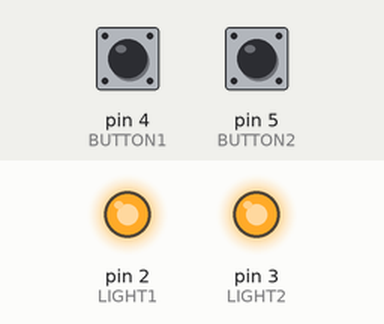
The sketch below on a simulated Arduino Uno, built with avr-gcc and run on an emulated ATmega328P. Shown: output pins drawn as LEDs (lit = HIGH). The inputs (shaded band) are chosen by the test bench; at power-on: pin 4 (BUTTON1) HIGH, pin 5 (BUTTON2) HIGH.

Above: at 1.2 s.
1.3 s: pin 4 (BUTTON1) pulled LOW for 0.15 s
At 1.37 s:
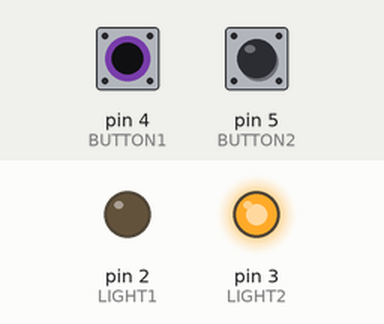
2.9 s: pin 5 (BUTTON2) pulled LOW for 0.15 s
At 2.97 s:
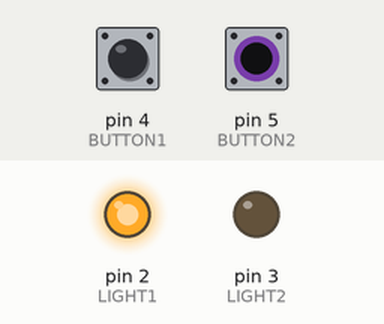
4.5 s: pin 5 (BUTTON2) pulled LOW for 3.2 s
At 8.7 s:
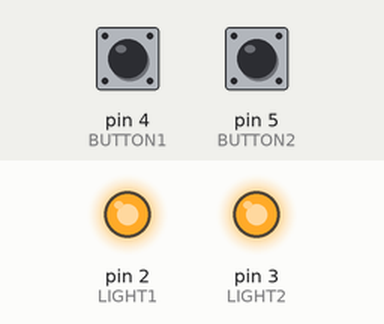
9.2 s: pin 4 (BUTTON1) pulled LOW for 3.2 s
At 9.8 s:
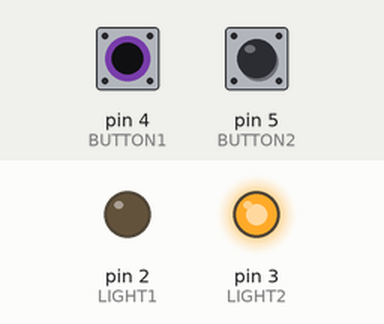
13.9 s: pin 4 (BUTTON1) driven LOW and pin 5 (BUTTON2) driven LOW
At 14.6 s:
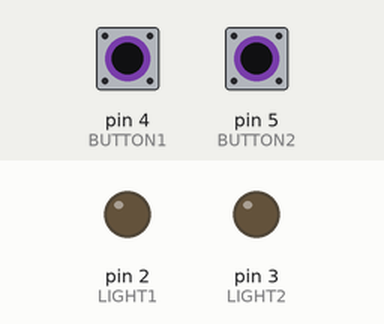
Timing chart, 0 to 16.4 s (numbered marks = the images above; inputs shaded):
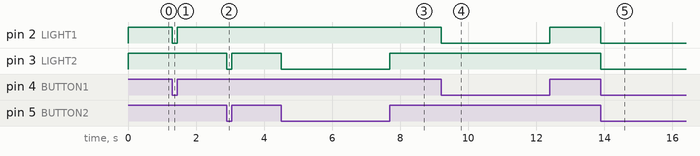

The sketch:

TurnSignal1.ino
```cpp
/*
  TurnSignal1 - First crack at a Turn Signal controller.

  This version uses 2 buttons or a SPDT switch with the common pin grounded.
   * Pins 2,3:  Active-low outputs to the relay module inputs.  Basically,
     grounding those relay inputs activates the relays.
   * Pins 4-5:  Active-low inputs from the buttons or switches.

  As written, the Arduino is just acting like a relay, because the buttons
     could be connected directly to the relay to accomplish the same thing.
     The program structure is looking forward toward future designs.
 */

#define  LIGHT1 2
#define  LIGHT2 3
#define BUTTON1 4
#define BUTTON2 5


// the setup function runs once when you press reset or power the board
void setup() {
  pinMode(LIGHT1, OUTPUT); digitalWrite(LIGHT1, HIGH);
  pinMode(LIGHT2, OUTPUT); digitalWrite(LIGHT2, HIGH);

  pinMode(BUTTON1, INPUT_PULLUP);
  pinMode(BUTTON2, INPUT_PULLUP);
}

// the loop function runs over and over again forever
void loop() {

  if (digitalRead(BUTTON1) == LOW) {
    digitalWrite(LIGHT1, LOW);
  } else {
    digitalWrite(LIGHT1, HIGH);
  }

  if (digitalRead(BUTTON2) == LOW) {
    digitalWrite(LIGHT2, LOW);
  } else {
    digitalWrite(LIGHT2, HIGH);
  }

}
```

Measured:
- after the input at 1.3 s, pin 2 (LIGHT1): HIGH → LOW at once, → HIGH 0.15 s later
- after the input at 2.9 s, pin 3 (LIGHT2): HIGH → LOW at once, → HIGH 0.15 s later
- after the input at 4.5 s, pin 3 (LIGHT2): HIGH → LOW at once, → HIGH 3.2 s later
- after the input at 9.2 s, pin 2 (LIGHT1): HIGH → LOW at once, → HIGH 3.2 s later
- after the input at 13.9 s, pin 2 (LIGHT1), pin 3 (LIGHT2): HIGH → LOW at once
